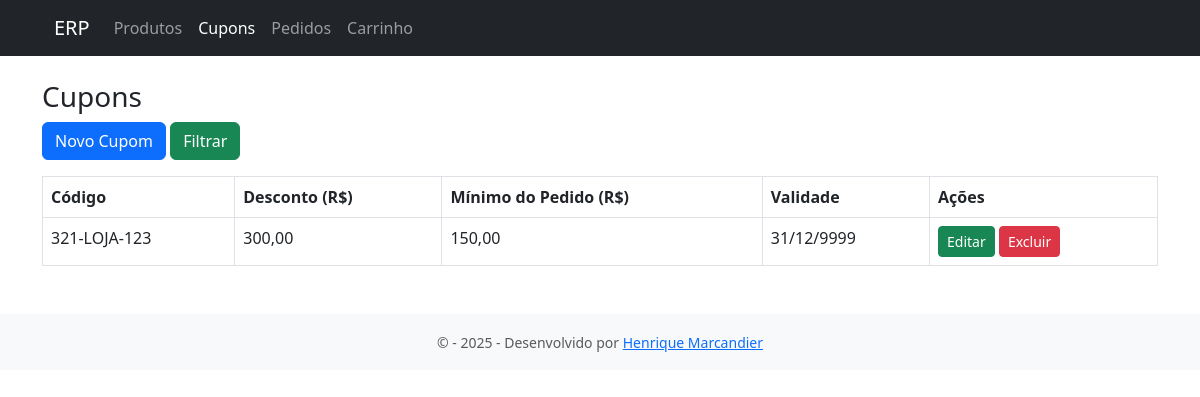
The app's page /?url=cupons with its own data.
### tables this page shows
CREATE TABLE `cupons` (
  `id` int(11) NOT NULL AUTO_INCREMENT,
  `codigo` varchar(50) NOT NULL,
  `desconto` decimal(5,2) NOT NULL,
  `valor_desconto` decimal(10,2) NOT NULL DEFAULT 0.00,
  `tipo` enum('percentual','valor') NOT NULL,
  `validade` date NOT NULL,
  `minimo_pedido` decimal(10,2) NOT NULL DEFAULT 0.00,
  `ativo` tinyint(1) DEFAULT 1,
  `criado_em` datetime DEFAULT current_timestamp(),
  PRIMARY KEY (`id`),
  UNIQUE KEY `codigo` (`codigo`)
);

### controllers/CupomController.php (called while the page is built, shortened)
<?php
require_once __DIR__ . '/../config/database.php';
function listarCupons() {
    global $conn;
    $sql = "SELECT * FROM cupons ";
    $sql .= "ORDER BY validade DESC";
    $res = $conn->query($sql);
    $cupons = $res->fetch_all(MYSQLI_ASSOC);
    include __DIR__ . '/../views/cupons/lista.php';
}
    ?>

### views/cupons/lista.php (the view, shortened to what this page needs)
<?php include __DIR__ . '/../layout/header.php'; ?>
<div class="container mt-4">
  <h3>Cupons</h3>
  <a href="?url=cupons/novo" class="btn btn-primary mb-3">Novo Cupom</a>
  <a href="#" class="btn btn-success mb-3" onclick="if (document.getElementById('filtrar').style.display == 'none'){ document.getElementById('filtrar').style.display='block'; } else{ document.getElementById('filtrar').style.display='none'; }">Filtrar</a>
  <?php if (count($cupons)){?>
  <table class="table table-bordered">
    <thead>
      <tr>
        <th>Código</th>
        <th>Desconto (R$)</th>
        <th>Mínimo do Pedido (R$)</th>
        <th>Validade</th>
        <th>Ações</th>
      </tr>
    </thead>
    <tbody>
      <?php foreach ($cupons as $cupom): ?>
      <tr>
        <td><?= htmlspecialchars($cupom['codigo']) ?></td>
        <td><?= number_format($cupom['valor_desconto'], 2, ',', '.') ?></td>
        <td><?= number_format($cupom['minimo_pedido'], 2, ',', '.') ?></td>
        <td><?= date('d/m/Y', strtotime($cupom['validade'])) ?></td>
        <td>
        <a href="?url=cupons/editar&id=<?= $cupom['id'] ?>" class="btn btn-sm btn-success">Editar</a>
        <a href="?url=cupons/deletar&id=<?= $cupom['id'] ?>" class="btn btn-sm btn-danger" onclick="return confirm('Excluir este cupom?')">Excluir</a>
        </td>
      </tr>
      <?php endforeach; ?>
    </tbody>
  </table>
  <?php }
  else{
   ?><br><br><div style="text-align:center"><div class="alert alert-warning">Sem nenhum registro encontrado!</div></div><?php
  }?>
</div>
<?php include __DIR__ . '/../layout/footer.php'; ?>

### records on screen
cupons: codigo "321-LOJA-123", valor_desconto "300,00", minimo_pedido "150,00", validade "31/12/9999"
